Frame 1 (no input): blank canvas, image omitted
Frame 60 (no input): blank canvas, image omitted
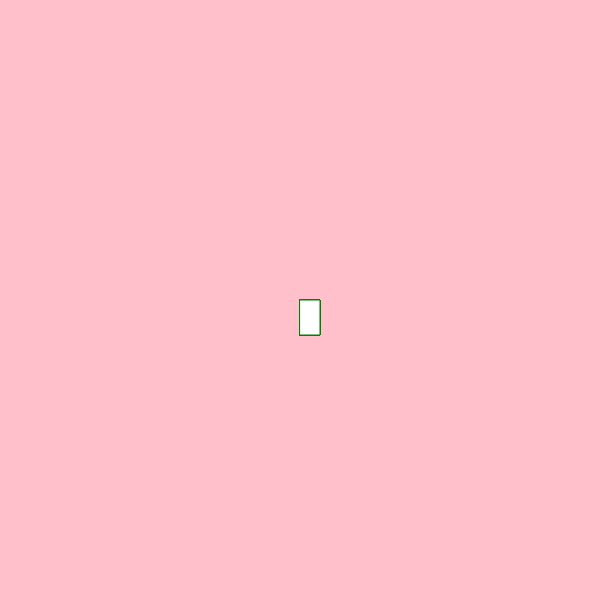
Frame 120 (the mouse pressed at the canvas centre since frame 60)

The p5.js sketch whose frames 1 and 60 were blank and that drew this single picture after the mouse press (run headless with seeded random() and noise() and a simulated clock; from frame 60 on, the mouse is pressed at the canvas centre):

// p5.js sketch
// ── sketch.js
function setup() {
  createCanvas(600, 600);
  background("pink");
}

function draw() {
  stroke("green");
fill("white");
  
  if(mouseIsPressed){
    rect(mouseX, mouseY, 20, 35);
  }
  
}
